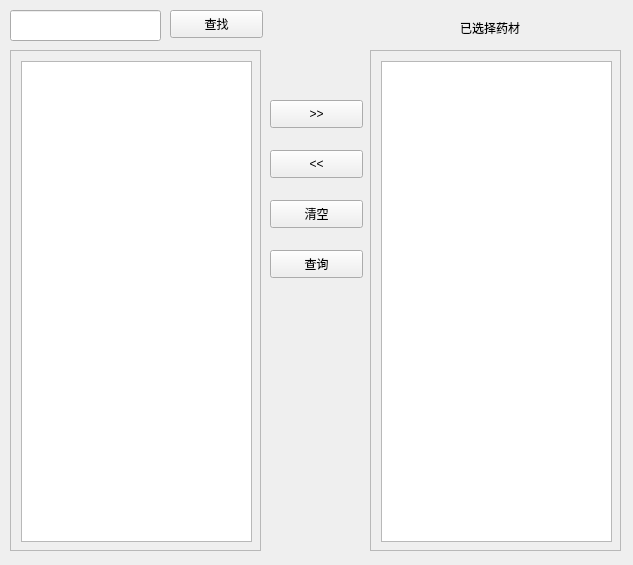
<?xml version="1.0" encoding="UTF-8"?>
<ui version="4.0">
 <class>Form</class>
 <widget class="QWidget" name="Form">
  <property name="geometry">
   <rect>
    <x>0</x>
    <y>0</y>
    <width>633</width>
    <height>565</height>
   </rect>
  </property>
  <property name="windowTitle">
   <string>基本配伍及禁忌知识模糊查询</string>
  </property>
  <property name="windowIcon">
   <iconset>
    <normaloff>Icon/med.ico</normaloff>Icon/med.ico</iconset>
  </property>
  <widget class="QScrollArea" name="scrollArea">
   <property name="geometry">
    <rect>
     <x>10</x>
     <y>50</y>
     <width>251</width>
     <height>501</height>
    </rect>
   </property>
   <property name="widgetResizable">
    <bool>true</bool>
   </property>
   <widget class="QWidget" name="scrollAreaWidgetContents">
    <property name="geometry">
     <rect>
      <x>0</x>
      <y>0</y>
      <width>249</width>
      <height>499</height>
     </rect>
    </property>
    <widget class="QListView" name="LMed">
     <property name="geometry">
      <rect>
       <x>10</x>
       <y>10</y>
       <width>231</width>
       <height>481</height>
      </rect>
     </property>
    </widget>
   </widget>
  </widget>
  <widget class="QLineEdit" name="IFind">
   <property name="geometry">
    <rect>
     <x>10</x>
     <y>10</y>
     <width>151</width>
     <height>31</height>
    </rect>
   </property>
  </widget>
  <widget class="QPushButton" name="BFind">
   <property name="geometry">
    <rect>
     <x>170</x>
     <y>10</y>
     <width>93</width>
     <height>28</height>
    </rect>
   </property>
   <property name="text">
    <string>查找</string>
   </property>
  </widget>
  <widget class="QPushButton" name="BAdd">
   <property name="geometry">
    <rect>
     <x>270</x>
     <y>100</y>
     <width>93</width>
     <height>28</height>
    </rect>
   </property>
   <property name="text">
    <string>&gt;&gt;</string>
   </property>
  </widget>
  <widget class="QPushButton" name="BDelete">
   <property name="geometry">
    <rect>
     <x>270</x>
     <y>150</y>
     <width>93</width>
     <height>28</height>
    </rect>
   </property>
   <property name="text">
    <string>&lt;&lt;</string>
   </property>
  </widget>
  <widget class="QPushButton" name="BClear">
   <property name="geometry">
    <rect>
     <x>270</x>
     <y>200</y>
     <width>93</width>
     <height>28</height>
    </rect>
   </property>
   <property name="text">
    <string>清空</string>
   </property>
  </widget>
  <widget class="QScrollArea" name="scrollArea_2">
   <property name="geometry">
    <rect>
     <x>370</x>
     <y>50</y>
     <width>251</width>
     <height>501</height>
    </rect>
   </property>
   <property name="widgetResizable">
    <bool>true</bool>
   </property>
   <widget class="QWidget" name="scrollAreaWidgetContents_2">
    <property name="geometry">
     <rect>
      <x>0</x>
      <y>0</y>
      <width>249</width>
      <height>499</height>
     </rect>
    </property>
    <widget class="QListView" name="LSelected">
     <property name="geometry">
      <rect>
       <x>10</x>
       <y>10</y>
       <width>231</width>
       <height>481</height>
      </rect>
     </property>
    </widget>
   </widget>
  </widget>
  <widget class="QPushButton" name="BRun">
   <property name="geometry">
    <rect>
     <x>270</x>
     <y>250</y>
     <width>93</width>
     <height>28</height>
    </rect>
   </property>
   <property name="text">
    <string>查询</string>
   </property>
  </widget>
  <widget class="QLabel" name="label">
   <property name="geometry">
    <rect>
     <x>460</x>
     <y>20</y>
     <width>101</width>
     <height>16</height>
    </rect>
   </property>
   <property name="text">
    <string>已选择药材</string>
   </property>
  </widget>
 </widget>
 <resources/>
 <connections/>
</ui>
